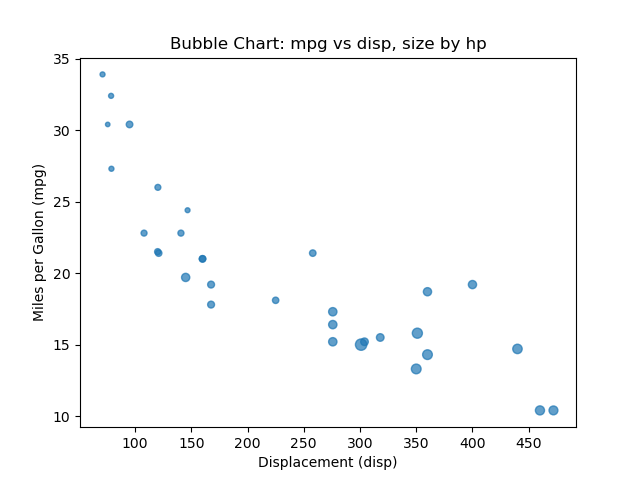

Python code for this plot:
import pandas as pd
import matplotlib.pyplot as plt

# Read the CSV file
data = pd.read_csv("carsMod.csv")

# Prepare data
mpg = data['mpg']
disp = data['disp']
hp = data['hp']

# Create figure and axis
fig, ax = plt.subplots()

# Plot bubble chart
ax.scatter(disp, mpg, s=hp/5, alpha=0.7)

# Customize the plot
ax.set_xlabel('Displacement (disp)')
ax.set_ylabel('Miles per Gallon (mpg)')
ax.set_title('Bubble Chart: mpg vs disp, size by hp')

# Show the plot
plt.show()
